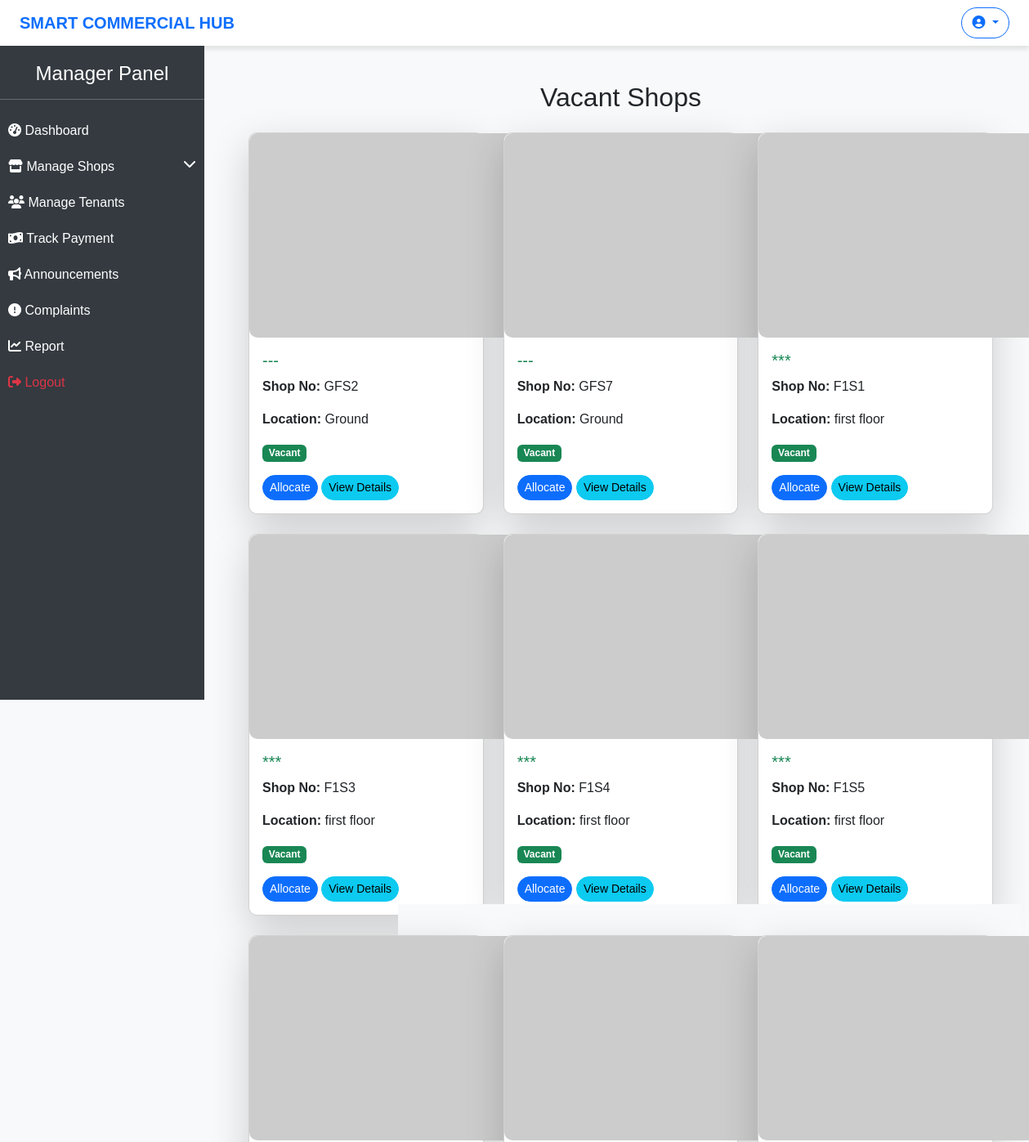
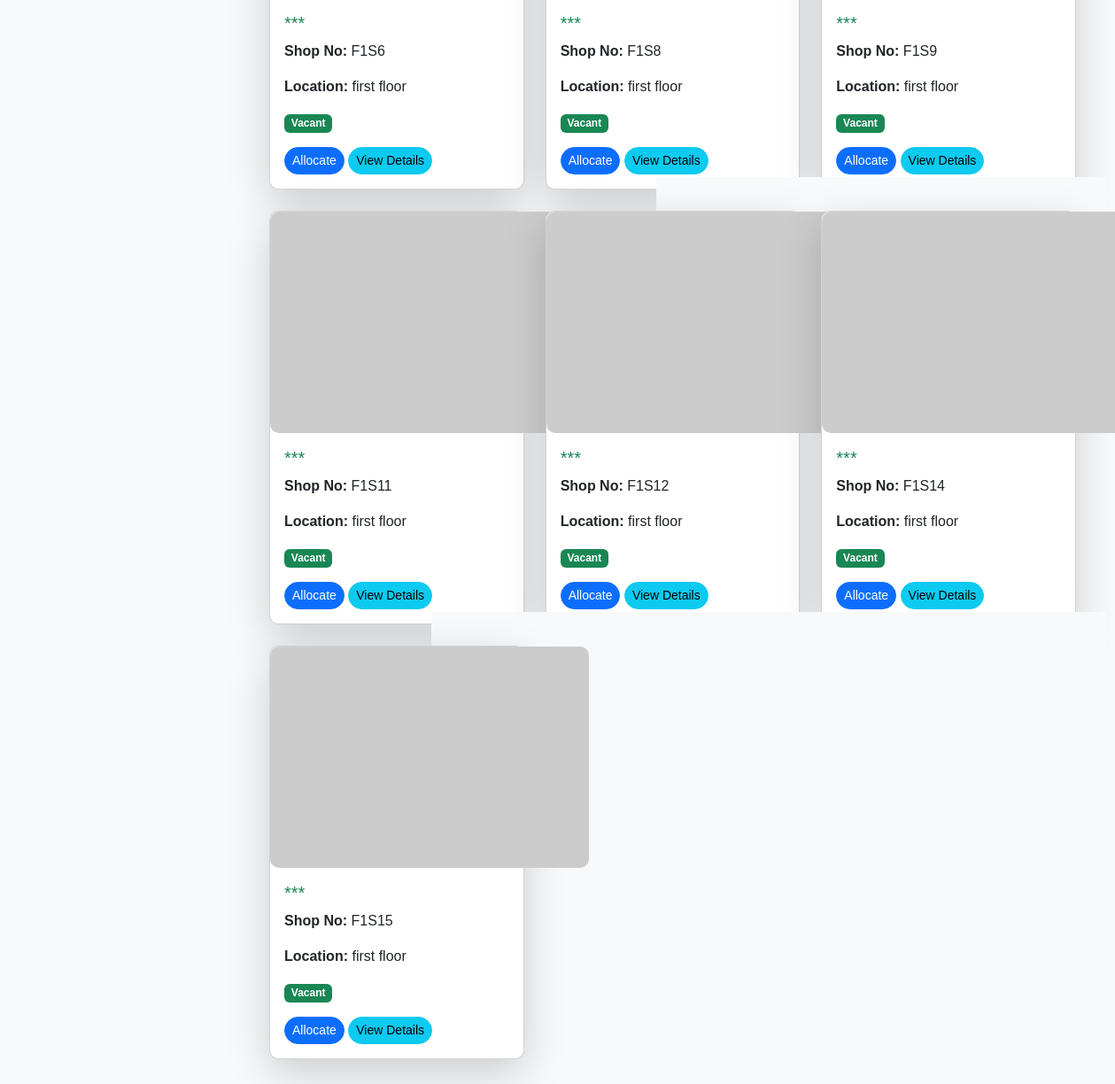
Screenshot of /vacant-shops/ with the database file from the repository (2 pictures, top to bottom).
### hub/models.py (models this page shows, shortened)
class Shop(models.Model):
    STATUS_CHOICES = [
        ('occupied','Occupied'),
        ('vacant','Vacant'),
    ]
    SHOP_TYPES = [
        ('retail', 'Retail'),
        ('restaurant', 'Restaurant'),
        ('service', 'Service'),
        ('entertainment', 'Entertainment'),
        ('other', 'Other'),
    ]
    id = models.AutoField(primary_key=True)
    name = models.CharField(max_length=115)
    shop_no = models.CharField(max_length=10,unique=True)
    size = models.IntegerField(null=True,blank=True)
    location = models.CharField(max_length=115)
    shop_type = models.CharField(max_length=50,choices=SHOP_TYPES)
    status = models.CharField(max_length=15,choices=STATUS_CHOICES,default='vacant')
    image = models.ImageField(upload_to='shop_images/', null=True, blank=True)
    created_at = models.DateTimeField(auto_now_add=True)
    updated_at = models.DateTimeField(auto_now_add=True)

### hub/views.py (the view)
# urls.py: path('vacant-shops/', vacant_shops, name='vacant_shops'),
def vacant_shops(request):
    shops = Shop.objects.filter(status='vacant')
    return render(request, "manager/vacant_shop.html", {"shops": shops})

### templates/manager/vacant_shop.html (shortened to what this page needs)
{% extends "manager/base.html" %}
{% block content %}
<div class="container">
    <h2 class="text-center my-4">Vacant Shops</h2>
    <div class="row">
        {% for shop in shops %}
        <div class="col-md-4">
            <div class="card shadow-lg mb-4">
                {% if shop.image %}
                <center><img src="{{ shop.image.url }}" class="shop-image" alt="Shop Image"></center>
                {% else %}
                <center><img src="https://via.placeholder.com/300x200?text=No+Image" onerror="this.onerror=null; this.src='/media/shop_images/empty-mall.jpg';" class="shop-image" alt="No Image"></center>
                {% endif %}
                <div class="card-body">
                    <h5 class="card-title text-success">{{ shop.name }}</h5>
                    <p><strong>Shop No:</strong> {{ shop.shop_no }}</p>
                    <p><strong>Location:</strong> {{ shop.location }}</p>
                    <span class="badge bg-success">Vacant</span>
                    <div class="mt-3">
                        <a href="{% url 'allocate_shop' shop.id %}" class="btn btn-sm btn-primary">Allocate</a>
                        <a href="{% url 'shop_details' shop.id %}" class="btn btn-sm btn-info">View Details</a>
                    </div>
                </div>
            </div>
        </div>
        {% empty %}
        <p class="text-center text-muted">No vacant shops available.</p>
        {% endfor %}
    </div>
</div>
{% endblock %}

### templates/manager/base.html (style rules this page uses)
body { font-family: 'Arial', sans-serif; background-color: #f8f9fa; }
.card { border-radius: 10px; transition: transform 0.3s ease-in-out; }
.btn { border-radius: 20px; }
.shop-image { width: 360px; height: 250px; object-fit: cover; border-radius: 10px; }

### rows the page displays
Shop: name "---", shop_no "GFS2", location "Ground"
Shop: name "---", shop_no "GFS7", location "Ground"
Shop: name "***", shop_no "F1S1", location "first floor"
Shop: name "***", shop_no "F1S3", location "first floor"
Shop: name "***", shop_no "F1S4", location "first floor"
Shop: name "***", shop_no "F1S5", location "first floor"
Shop: name "***", shop_no "F1S6", location "first floor"
Shop: name "***", shop_no "F1S8", location "first floor"
Shop: name "***", shop_no "F1S9", location "first floor"
Shop: name "***", shop_no "F1S11", location "first floor"
Shop: name "***", shop_no "F1S12", location "first floor"
Shop: name "***", shop_no "F1S14", location "first floor"
Shop: name "***", shop_no "F1S15", location "first floor"
